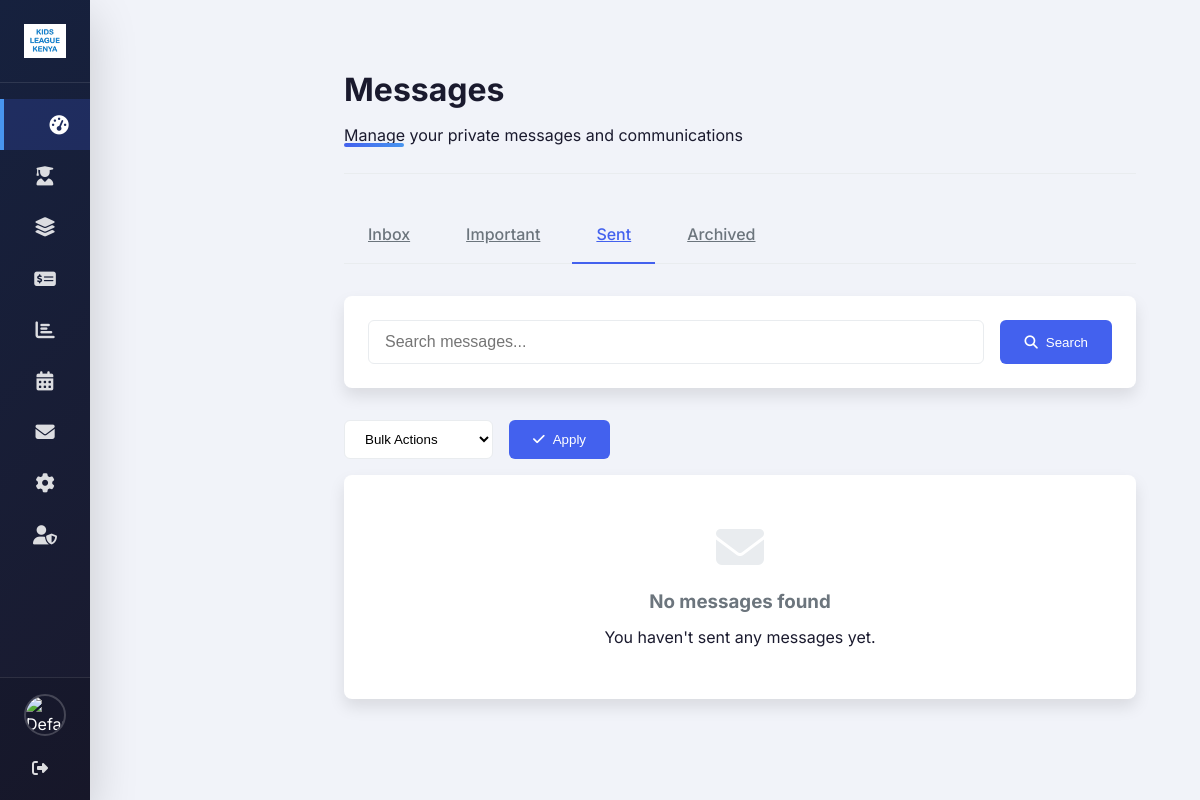
Before: /communication/messages/?folder=sent (signed in) with the older database file.
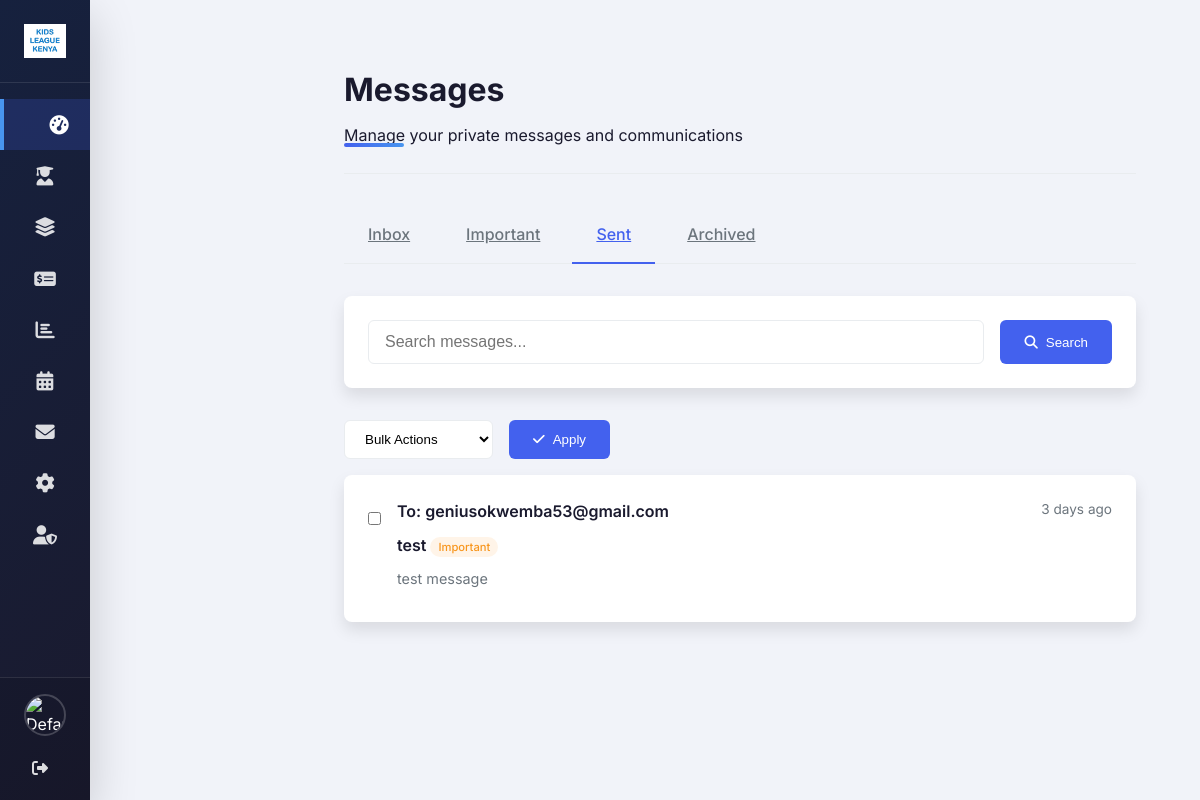
After: the same page with the newer database file.
### base/models.py (models this page shows, shortened)
class Message(models.Model):
    STATUS_CHOICES = (
        ('sent', 'Sent'),
        ('delivered', 'Delivered'),
        ('read', 'Read'),
        ('archived', 'Archived'),
    )
    sender = models.ForeignKey(User, on_delete=models.CASCADE, related_name='sent_messages')
    recipients = models.ManyToManyField(User, related_name='received_messages')
    subject = models.CharField(max_length=200)
    body = models.TextField()
    parent_message = models.ForeignKey('self', on_delete=models.SET_NULL, null=True, blank=True, related_name='replies')
    status = models.CharField(max_length=10, choices=STATUS_CHOICES, default='sent')
    is_important = models.BooleanField(default=False)
    sent_at = models.DateTimeField(auto_now_add=True)
    read_at = models.DateTimeField(null=True, blank=True)
    attachments = models.ManyToManyField('MessageAttachment', blank=True)
    class Meta:
        ordering = ['-sent_at']
        verbose_name = 'Message'
        verbose_name_plural = 'Messages'
    def __str__(self):
        return f"{self.subject} - {self.sender.username}"

class User(AbstractUser):
    USER_TYPE_CHOICES = (
        ('admin', 'Administrator'),
        ('staff', 'Staff Member'),
        ('sponsor', 'Sponsor'),
        ('beneficiary', 'Beneficiary'),
    )
    email = models.EmailField(
        _('email address'),
        unique=True,
        error_messages={
            'unique': _("A user with that email already exists."),
        }
    )
    user_type = models.CharField(
        max_length=12,
        choices=USER_TYPE_CHOICES,
        default='staff',
        verbose_name=_('user type')
    )
    phone_regex = RegexValidator(
        regex=r'^\+?1?\d{9,15}$',
        message="Phone number must be entered in the format: '+999999999'. Up to 15 digits allowed."
    )
    phone_number = models.CharField(
        validators=[phone_regex],
        max_length=20,
        blank=True,
        null=True,
        verbose_name=_('phone number')
    )
    profile_picture = models.ImageField(
        upload_to='profile_pics/',
        blank=True,
        null=True,
        verbose_name=_('profile picture')
    )
    email_verified = models.BooleanField(
        default=False,
        verbose_name=_('email verified')
    )
    verification_token = models.CharField(
        max_length=100,
        blank=True,
        null=True,
        verbose_name=_('verification token')
    )
    last_password_reset = models.DateTimeField(
        null=True,
        blank=True,
        verbose_name=_('last password reset')
    )
    groups = models.ManyToManyField(
        Group,
        verbose_name=_('groups'),
        blank=True,
        help_text=_('The groups this user belongs to.'),
        related_name='custom_user_set',
        related_query_name='custom_user',
    )
    user_permissions = models.ManyToManyField(
        Permission,
        verbose_name=_('user permissions'),
        blank=True,
        help_text=_('Specific permissions for this user.'),
        related_name='custom_user_set',
        related_query_name='custom_user',
    )
    USERNAME_FIELD = 'email'
    REQUIRED_FIELDS = ['username']
    class Meta:
        verbose_name = _('user')
        verbose_name_plural = _('users')

### base/views.py (the view, shortened to what this page needs)
# urls.py: path('communication/messages/', views.message_inbox, name='message_inbox'),
@login_required
def message_inbox(request):
    folder = request.GET.get('folder', 'inbox')  # inbox, sent, archived, important
    search = request.GET.get('search', '')
    if folder == 'sent':
        messages = Message.objects.filter(sender=request.user)
    elif folder == 'archived':
        messages = Message.objects.filter(recipients=request.user, status='archived')
    elif folder == 'important':
        messages = Message.objects.filter(recipients=request.user, is_important=True)
    else:  # inbox
        messages = Message.objects.filter(recipients=request.user).exclude(status='archived')
    inbox_count = Message.objects.filter(recipients=request.user).exclude(status__in=['read', 'archived']).count()
    important_count = Message.objects.filter(recipients=request.user, is_important=True).exclude(status='archived').count()
    archived_count = Message.objects.filter(recipients=request.user, status='archived').count()
    paginator = Paginator(messages.order_by('-sent_at'), 20)
    page_number = request.GET.get('page')
    page_obj = paginator.get_page(page_number)
    context = {
        'messages': page_obj,
        'folder': folder,
        'search_query': search,
        'inbox_count': inbox_count,
        'important_count': important_count,
        'archived_count': archived_count,
        'unread_notifications': Notification.objects.filter(user=request.user, is_read=False).count(),
    }
    return render(request, 'message_inbox.html', context)

### base/templates/message_inbox.html (shortened to what this page needs)
{% extends 'index.html' %}
{% load static %}
{% block content %}
<div class="message-inbox">
    <div class="inbox-header">
        <h1>Messages</h1>
        <p>Manage your private messages and communications</p>
    </div>
    <div class="inbox-tabs">
        <a href="?folder=inbox" class="tab-item {% if folder == 'inbox' %}active{% endif %}">
            Inbox {% if folder == 'inbox' %}<span class="tab-badge">{{ inbox_count }}</span>{% endif %}
        </a>
        <a href="?folder=important" class="tab-item {% if folder == 'important' %}active{% endif %}">
            Important {% if folder == 'important' %}<span class="tab-badge">{{ important_count }}</span>{% endif %}
        </a>
        <a href="?folder=sent" class="tab-item {% if folder == 'sent' %}active{% endif %}">
            Sent
        </a>
        <a href="?folder=archived" class="tab-item {% if folder == 'archived' %}active{% endif %}">
            Archived {% if folder == 'archived' %}<span class="tab-badge">{{ archived_count }}</span>{% endif %}
        </a>
    </div>
    <div class="search-container">
        <form method="get" class="search-form">
            <input type="text" name="search" value="{{ search_query }}" placeholder="Search messages..." class="search-input">
            <button type="submit" class="btn btn-primary">
                <i class="fas fa-search"></i> Search
            </button>
        </form>
    </div>
    <div class="inbox-actions">
        <select class="action-select" id="bulk-action">
            <option value="">Bulk Actions</option>
        </select>
        <button class="btn btn-primary" id="apply-action">
            <i class="fas fa-check"></i> Apply
        </button>
    </div>
    {% if messages %}
        {% for message in messages %}
        <div class="message-item {% if message.status != 'read' and folder != 'sent' %}unread{% endif %}" onclick="location.href='{% url 'message_detail' message.id %}'">
            <div class="message-checkbox">
                <input type="checkbox" name="message_ids" value="{{ message.id }}" class="message-checkbox-input">
            </div>
            <div class="message-content">
                <div class="message-header">
                    <div class="message-sender">
                        {% if folder == 'sent' %}
                            To: {% for recipient in message.recipients.all %}{{ recipient.get_full_name|default:recipient.username }}{% if not forloop.last %}, {% endif %}{% endfor %}
                        {% else %}
                            From: {{ message.sender.get_full_name|default:message.sender.username }}
                        {% endif %}
                    </div>
                    <div class="message-time">
                        {{ message.sent_at|timesince }} ago
                    </div>
                </div>
                <div class="message-subject">
                    {{ message.subject }}
                    {% if message.is_important %}
                        <span class="important-badge">Important</span>
                    {% endif %}
                </div>
                <div class="message-preview">
                    {{ message.body|striptags|truncatewords:30 }}
                </div>
            </div>
        </div>
        {% endfor %}
    {% else %}
        <div class="empty-state">
            <i class="fas fa-envelope"></i>
            <h3>No messages found</h3>
            <p>
                {% if folder == 'inbox' %}
                    Your inbox is empty. New messages will appear here.
                {% elif folder == 'important' %}
                    You don't have any important messages.
                {% elif folder == 'sent' %}
                    You haven't sent any messages yet.
                {% elif folder == 'archived' %}
                    Your archive is empty.
                {% endif %}
            </p>
        </div>
    {% endif %}
</div>
{% endblock %}

Changed rows visible on the page:
added Message: sent_at "3 days", subject "test", is_important "Important", body "test message"
added User: get_full_name "geniusokwemba53@gmail.com"
Other visible differences:
text no longer shown: "No messages found You haven't sent any messages yet."
